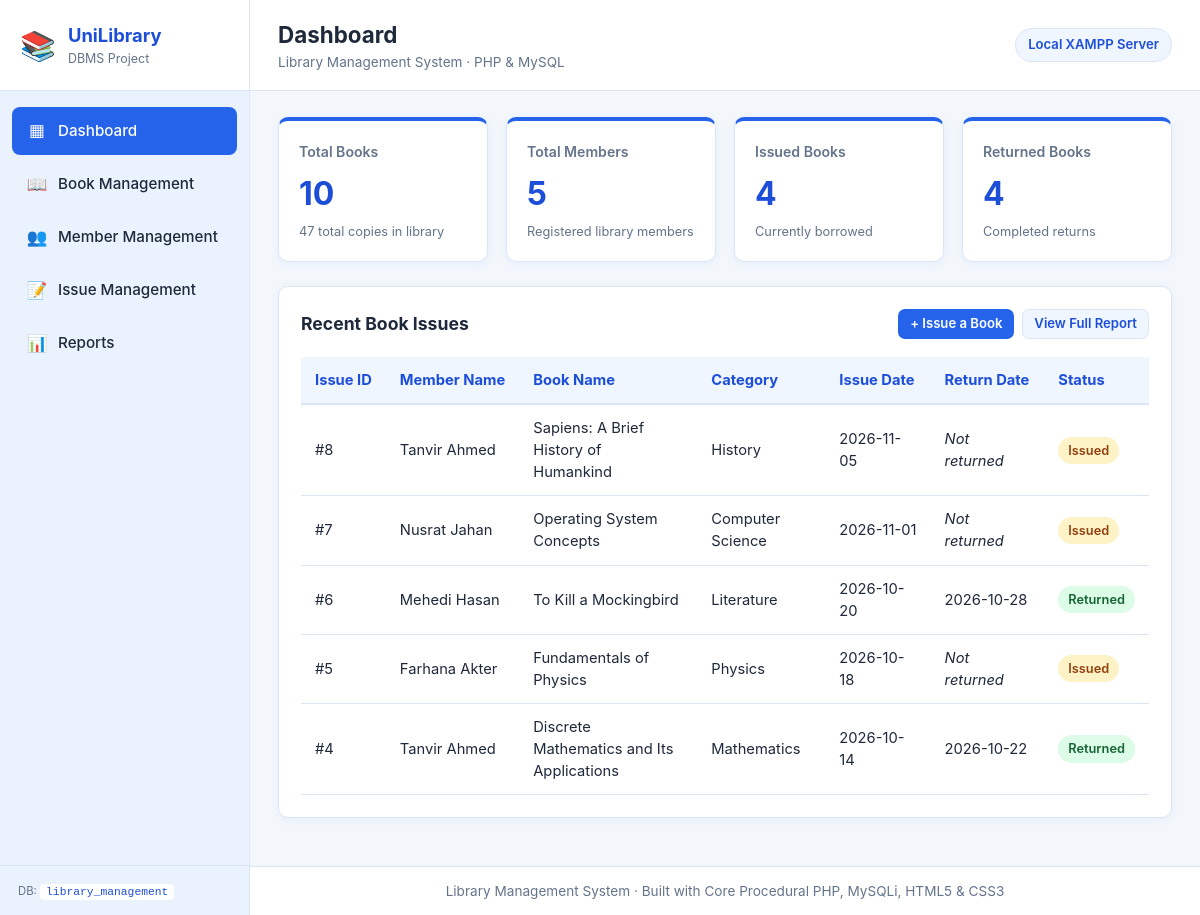
The page / on the database its author committed.
### tables this page shows
CREATE TABLE Issue (
    issue_id INT PRIMARY KEY AUTO_INCREMENT,
    book_id INT NOT NULL,
    member_id INT NOT NULL,
    issue_date DATE NOT NULL,
    return_date DATE NULL,
    status VARCHAR(30) NOT NULL DEFAULT 'Issued',
    CONSTRAINT fk_issue_book
        FOREIGN KEY (book_id) REFERENCES Book(book_id)
        ON UPDATE CASCADE
        ON DELETE RESTRICT,
    CONSTRAINT fk_issue_member
        FOREIGN KEY (member_id) REFERENCES Member(member_id)
        ON UPDATE CASCADE
        ON DELETE RESTRICT
);

CREATE TABLE Member (
    member_id INT PRIMARY KEY AUTO_INCREMENT,
    member_name VARCHAR(100) NOT NULL,
    email VARCHAR(100) UNIQUE,
    phone VARCHAR(20),
    department VARCHAR(100)
);

CREATE TABLE Book (
    book_id INT PRIMARY KEY AUTO_INCREMENT,
    book_name VARCHAR(150) NOT NULL,
    author VARCHAR(100) NOT NULL,
    category_id INT NOT NULL,
    isbn VARCHAR(30) UNIQUE,
    quantity INT NOT NULL DEFAULT 1,
    CONSTRAINT fk_book_category
        FOREIGN KEY (category_id) REFERENCES Category(category_id)
        ON UPDATE CASCADE
        ON DELETE RESTRICT
);

CREATE TABLE Category (
    category_id INT PRIMARY KEY AUTO_INCREMENT,
    category_name VARCHAR(100) NOT NULL
);

### config/db.php (called while the page is built, shortened)
<?php
function e($value): string
{
    return htmlspecialchars((string)($value ?? ''), ENT_QUOTES, 'UTF-8');
}
?>

### index.php (the view)
<?php
require_once __DIR__ . '/config/db.php';
$page_title   = 'Dashboard';
$current_page = 'dashboard';
$base_path    = '.';
$total_books_res = mysqli_query($conn, "SELECT COUNT(*) AS total_titles, COALESCE(SUM(quantity), 0) AS total_copies FROM Book");
$books_stats     = mysqli_fetch_assoc($total_books_res);
$total_members_res = mysqli_query($conn, "SELECT COUNT(*) AS total FROM Member");
$total_members     = (int) mysqli_fetch_assoc($total_members_res)['total'];
$issued_res   = mysqli_query($conn, "SELECT COUNT(*) AS total FROM Issue WHERE status = 'Issued'");
$issued_books = (int) mysqli_fetch_assoc($issued_res)['total'];
$returned_res   = mysqli_query($conn, "SELECT COUNT(*) AS total FROM Issue WHERE status = 'Returned'");
$returned_books = (int) mysqli_fetch_assoc($returned_res)['total'];
$recent_sql = "SELECT
                   i.issue_id,
                   m.member_name,
                   b.book_name,
                   c.category_name,
                   i.issue_date,
                   i.return_date,
                   i.status
               FROM Issue i
               INNER JOIN Member m   ON i.member_id = m.member_id
               INNER JOIN Book b     ON i.book_id = b.book_id
               INNER JOIN Category c ON b.category_id = c.category_id
               ORDER BY i.issue_id DESC
               LIMIT 5";
$recent_result = mysqli_query($conn, $recent_sql);
include __DIR__ . '/includes/header.php';
?>
<section class="stats-grid">
    <div class="stat-card">
        <div class="stat-label">Total Books</div>
        <div class="stat-value"><?php echo (int) $books_stats['total_titles']; ?></div>
        <div class="stat-hint"><?php echo (int) $books_stats['total_copies']; ?> total copies in library</div>
    </div>
    <div class="stat-card">
        <div class="stat-label">Total Members</div>
        <div class="stat-value"><?php echo $total_members; ?></div>
        <div class="stat-hint">Registered library members</div>
    </div>
    <div class="stat-card">
        <div class="stat-label">Issued Books</div>
        <div class="stat-value"><?php echo $issued_books; ?></div>
        <div class="stat-hint">Currently borrowed</div>
    </div>
    <div class="stat-card">
        <div class="stat-label">Returned Books</div>
        <div class="stat-value"><?php echo $returned_books; ?></div>
        <div class="stat-hint">Completed returns</div>
    </div>
</section>
<section class="panel">
    <div class="panel-header">
        <h2 class="panel-title">Recent Book Issues</h2>
        <div class="actions-cell">
            <a href="issues/add.php" class="btn btn-primary btn-sm">+ Issue a Book</a>
            <a href="reports/index.php" class="btn btn-secondary btn-sm">View Full Report</a>
        </div>
    </div>
    <div class="table-responsive">
        <table>
            <thead>
                <tr>
                    <th>Issue ID</th>
                    <th>Member Name</th>
                    <th>Book Name</th>
                    <th>Category</th>
                    <th>Issue Date</th>
                    <th>Return Date</th>
                    <th>Status</th>
                </tr>
            </thead>
            <tbody>
                <?php if (mysqli_num_rows($recent_result) > 0): ?>
                    <?php while ($row = mysqli_fetch_assoc($recent_result)): ?>
                        <tr>
                            <td>#<?php echo e($row['issue_id']); ?></td>
                            <td><?php echo e($row['member_name']); ?></td>
                            <td><?php echo e($row['book_name']); ?></td>
                            <td><?php echo e($row['category_name']); ?></td>
                            <td><?php echo e($row['issue_date']); ?></td>
                            <td><?php echo $row['return_date'] ? e($row['return_date']) : '<em>Not returned</em>'; ?></td>
                            <td>
                                <span class="badge <?php echo ($row['status'] === 'Returned') ? 'badge-returned' : 'badge-issued'; ?>">
                                    <?php echo e($row['status']); ?>
                                </span>
                            </td>
                        </tr>
                    <?php endwhile; ?>
                <?php else: ?>
                    <tr>
                        <td colspan="7" class="empty-state">No issue records found.</td>
                    </tr>
                <?php endif; ?>
            </tbody>
        </table>
    </div>
</section>
<?php include __DIR__ . '/includes/footer.php'; ?>

### includes/header.php (shortened to what this page needs)
<!DOCTYPE html>
<html lang="en">
<head>
    <link rel="stylesheet" href="<?php echo e($base_path); ?>/style.css">
</head>
<body>
<div class="app-layout">
    <?php include __DIR__ . '/sidebar.php'; ?>
    <div class="main-wrapper">
        <header class="top-header">
            <div>
                <h1 class="page-title"><?php echo e($page_title); ?></h1>
                <p class="page-subtitle">Library Management System &middot; PHP &amp; MySQL</p>
            </div>
            <div class="header-badge">Local XAMPP Server</div>
        </header>
        <main class="main-content">

### includes/sidebar.php
<?php
$nav_items = [
    'dashboard' => ['label' => 'Dashboard',         'href' => $base_path . '/index.php',         'icon' => '&#9638;'],
    'books'     => ['label' => 'Book Management',   'href' => $base_path . '/books/index.php',   'icon' => '&#128214;'],
    'members'   => ['label' => 'Member Management', 'href' => $base_path . '/members/index.php', 'icon' => '&#128101;'],
    'issues'    => ['label' => 'Issue Management',  'href' => $base_path . '/issues/index.php',  'icon' => '&#128221;'],
    'reports'   => ['label' => 'Reports',           'href' => $base_path . '/reports/index.php', 'icon' => '&#128202;'],
];
?>
<aside class="sidebar">
    <div class="sidebar-brand">
        <span class="brand-icon">&#128218;</span>
        <div>
            <div class="brand-title">UniLibrary</div>
            <div class="brand-sub">DBMS Project</div>
        </div>
    </div>
    <nav class="sidebar-nav" aria-label="Main Navigation">
        <?php foreach ($nav_items as $key => $item): ?>
            <a href="<?php echo e($item['href']); ?>"
               class="nav-link <?php echo ($current_page === $key) ? 'active' : ''; ?>">
                <span class="nav-icon"><?php echo $item['icon']; ?></span>
                <span><?php echo e($item['label']); ?></span>
            </a>
        <?php endforeach; ?>
    </nav>
    <div class="sidebar-footer">
        <small>DB: <code>library_management</code></small>
    </div>
</aside>

### includes/footer.php
        </main>
        <footer class="app-footer">
            <p>Library Management System &middot; Built with Core Procedural PHP, MySQLi, HTML5 &amp; CSS3</p>
        </footer>
    </div>
</div>
</body>
</html>

### rows shown on the page
issue: issue_id "8", member.member_name "Tanvir Ahmed", book.book_name "Sapiens: A Brief History of Humankind", category.category_name "History", issue_date "2026-11-05", shows "Not returned", status "Issued"
issue: issue_id "7", member.member_name "Nusrat Jahan", book.book_name "Operating System Concepts", category.category_name "Computer Science", issue_date "2026-11-01", shows "Not returned", status "Issued"
issue: issue_id "6", member.member_name "Mehedi Hasan", book.book_name "To Kill a Mockingbird", category.category_name "Literature", issue_date "2026-10-20", return_date "2026-10-28", status "Returned"
issue: issue_id "5", member.member_name "Farhana Akter", book.book_name "Fundamentals of Physics", category.category_name "Physics", issue_date "2026-10-18", shows "Not returned", status "Issued"
issue: issue_id "4", member.member_name "Tanvir Ahmed", book.book_name "Discrete Mathematics and Its Applications", category.category_name "Mathematics", issue_date "2026-10-14", return_date "2026-10-22", status "Returned"

### other values the page prints
$item['icon'] "▦"
$item['label'] "Dashboard"
$item['icon'] "📖"
$item['label'] "Book Management"
$item['icon'] "👥"
$item['label'] "Member Management"
$item['icon'] "📝"
$item['label'] "Issue Management"
$item['icon'] "📊"
$item['label'] "Reports"
$page_title "Dashboard"
$books_stats['total_titles'] "10"
$books_stats['total_copies'] "47"
$total_members "5"
$issued_books "4"
